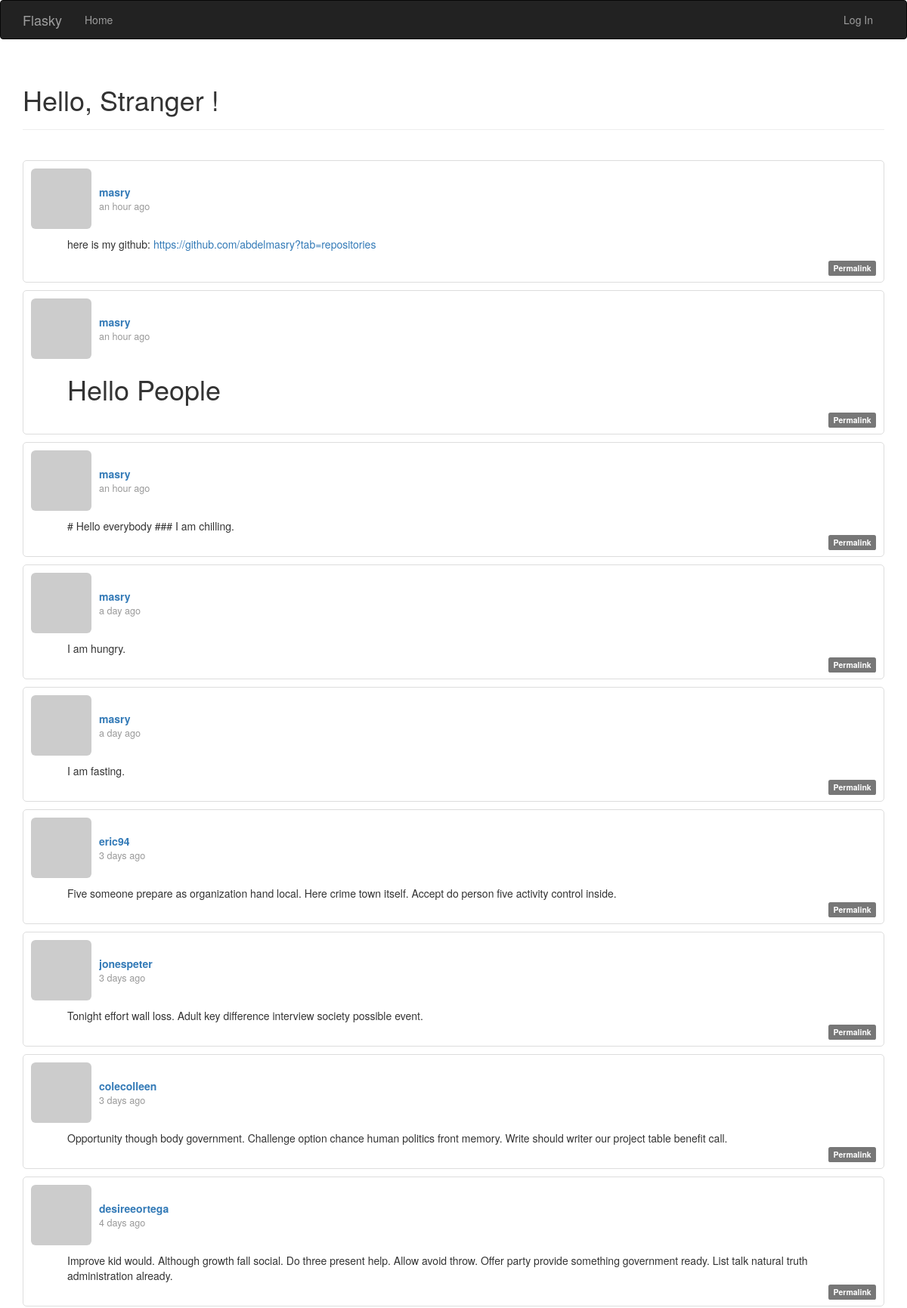
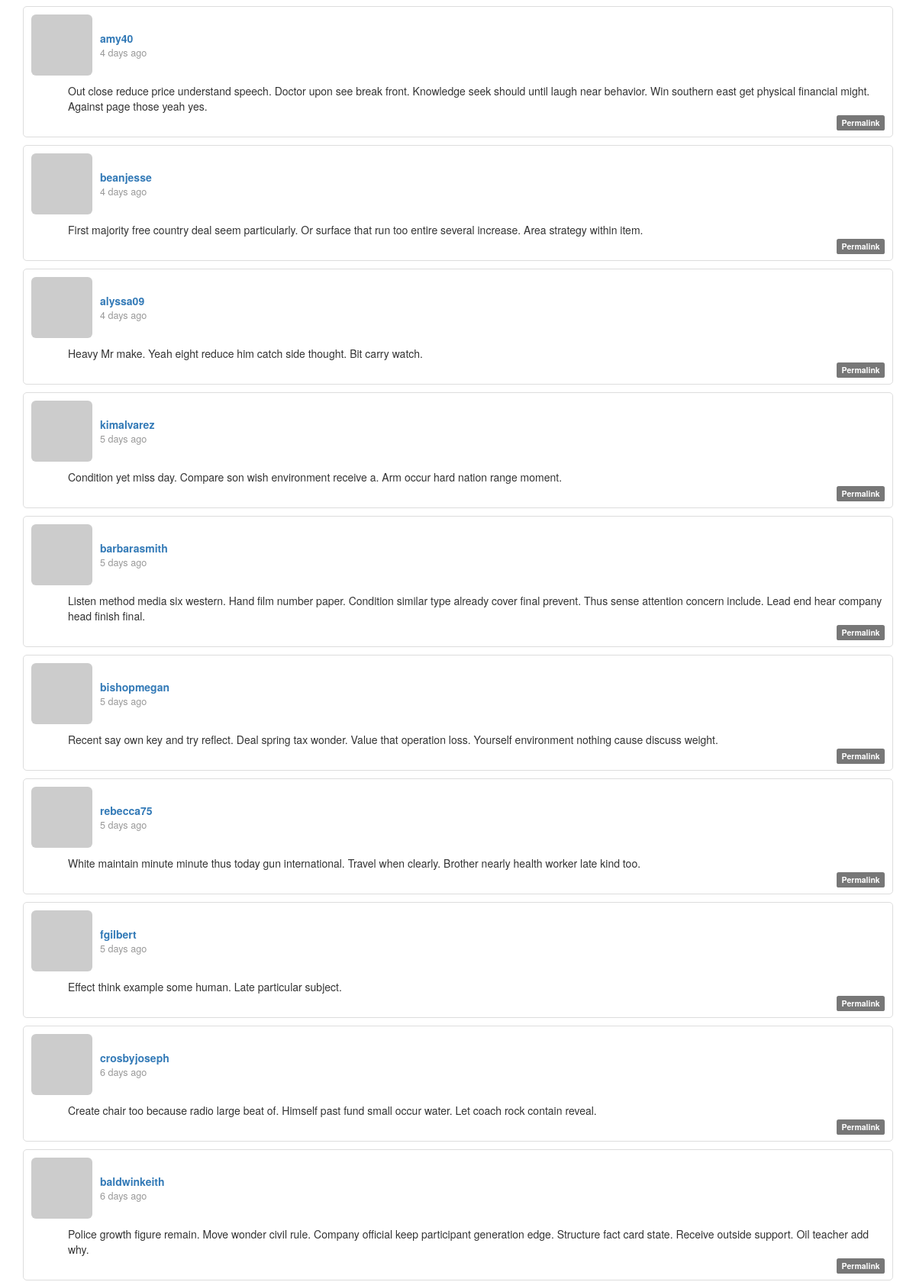
The page / (upper part) on the database its author committed (2 pictures, top to bottom).
### app/models.py (models this page shows, shortened)
class Post(db.Model):
    __tablename__ = "posts"
    id = db.Column(db.Integer, primary_key=True)
    body = db.Column(db.Text)
    body_html = db.Column(db.Text)
    timestamp = db.Column(db.DateTime, index=True, default=datetime.now())
    author_id = db.Column(db.Integer, db.ForeignKey("users.id"))

class User(UserMixin, db.Model):
    __tablename__ = "users"
    id = db.Column(db.Integer, primary_key=True)
    email = db.Column(db.String(64), unique=True, index=True)
    username = db.Column(db.String(64), unique=True, index=True)
    password_hash = db.Column(db.String(128))
    role_id = db.Column(db.Integer, db.ForeignKey("roles.id"))
    name = db.Column(db.String(64))
    location = db.Column(db.String(64))
    about_me = db.Column(db.Text())
    member_since = db.Column(db.DateTime(), default=datetime.now())
    last_seen = db.Column(db.DateTime(), default=datetime.now())
    posts = db.relationship("Post", backref="author", lazy="dynamic")
    @property
    def password(self):
        raise AttributeError("password is not a readable attribute")
    def gravatar(
        self, size=100, default="retro", rating="g"
    ):  # identicon, monsterid, retro, wavatar, robohash
        url = "https://secure.gravatar.com/avatar"
        hash = hashlib.md5(self.email.lower().encode("utf-8")).hexdigest()
        return "{url}/{hash}?s={size}&d={default}&r={rating}".format(
            url=url, hash=hash, size=size, default=default, rating=rating
        )
    """
    def generate_confirmation_token(self, expiration=3600):
        payload = {
            "confirm": self.id,
            "exp": datetime.utcnow() + timedelta(seconds=expiration)
        }
        token = jwt.encode(payload, current_app.config["SECRET_KEY"], algorithm="HS256")
        return token

    def confirm(self, token):
        try:
            payload = jwt.decode(token, current_app.config["SECRET_KEY"], algorithms=["HS256"])
        except (jwt.ExpiredSignatureError, jwt.InvalidTokenError):
            return False
        if payload.get("confirm") != self.id:
            return False
        self.confirmed = True
        db.session.add(self)
        return True
    """

### app/main/views.py (the view)
@main.route("/", methods=["GET", "POST"])
def index():
    form = PostForm()
    if current_user.can(Permission.WRITE) and form.validate_on_submit():
        post = Post(body=form.body.data, author=current_user._get_current_object())
        db.session.add(post)
        db.session.commit()
        return redirect(url_for(".index"))
    page = request.args.get("page", 1, type=int)
    pagination = Post.query.order_by(Post.timestamp.desc()).paginate(
        page=page, per_page=current_app.config["FLASKY_POSTS_PER_PAGE"], error_out=False
    )
    posts = pagination.items
    return render_template("index.html", form=form, posts=posts, pagination=pagination)

### app/auth/views.py (called while the page is built)
@auth.before_app_request
def before_request():
    if current_user.is_authenticated:
        current_user.ping()

### app/main/__init__.py (called while the page is built)
@main.app_context_processor
def inject_permissions():
    return dict(Permission=Permission)

### app/models.py (called while the page is built)
    def can(self, permissions):
        return False

    def is_administrator(self):
        return False

### app/templates/index.html (shortened to what this page needs)
{% extends "base.html" %}
{% import "bootstrap/wtf.html" as wtf %}
{% import "_macros.html" as macros %}
{% block page_content %}
<div class="page-header">
  <h1>
    Hello, {% if current_user.is_authenticated %} {{ current_user.username }} {% else %} Stranger {% endif %}!
  </h1>
</div>
<br>
{% include '_posts.html' %}
{% endblock %}

### app/templates/base.html (shortened to what this page needs)
{% extends "bootstrap/base.html" %} {% block head %} {{ super() }}
{% endblock %} {% block title %}Flasky{% endblock %} {% block navbar %}
<div class="navbar navbar-inverse" role="navigation">
  <div class="container">
    <div class="navbar-header">
      <a class="navbar-brand" href="/">Flasky</a>
    </div>
    <div class="navbar-collapse collapse">
      <ul class="nav navbar-nav">
        <li><a href="/">Home</a></li>
      </ul>
      <ul class="nav navbar-nav navbar-right">
        {% if current_user.is_authenticated %}
          <li><a href="{{ url_for('auth.logout') }}">Log Out</a></li>
        {% else %}
          <li><a href="{{ url_for('auth.login') }}">Log In</a></li>
        {% endif %}
      </ul>
    </div>
  </div>
</div>
{% endblock %} {% block content %}
<div class="container" >
   {% block page_content %}{% endblock %}
</div>
{% endblock %}

### app/templates/_posts.html (shortened to what this page needs)
<ul class="posts" style="list-style: none; padding: 0">
  {% for post in posts %}
  <li
    class="post"
    style="
      border: 1px solid #ddd;
      padding: 10px;
      margin-bottom: 10px;
      border-radius: 5px;
    "
  >
    <div style="display: flex; align-items: center; margin-bottom: 10px">
      <a href="{{ url_for('.user', username=post.author.username) }}">
        <img
          class="img-rounded"
          src="{{ post.author.gravatar(size=40) }}"
          style="margin-right: 10px"
        />
      </a>
      <div class="post-content">
        <div class="post-author" style="font-weight: bold">
          <a href="{{ url_for('.user', username=post.author.username) }}">
            {{ post.author.username }}
          </a>
        </div>
        <div class="post-date" style="font-size: 0.9em; color: #999">
          {{ moment(post.timestamp).fromNow() }}
        </div>
      </div>
    </div>
    <div class="post-body" style="margin-left: 48px; min-height: 10px">
      {% if post.body_html %} {{ post.body_html | safe }} {% else %} {{
      post.body }} {% endif %}
    </div>
    <div class="post-footer" style="text-align: right">
      <a href="{{ url_for('.post', id=post.id) }}">
        <span class="label label-default">Permalink</span>
      </a>
    </div>
  </li>
  {% endfor %}
</ul>

### rows shown on the page
Post: author.username "masry", timestamp "an hour ago", body_html "here is my github: https://github.com/abdelmasry?tab=repositories"
Post: author.username "masry", timestamp "an hour ago", body_html "Hello People"
Post: author.username "masry", timestamp "an hour ago", body "# Hello everybody ### I am chilling."
Post: author.username "masry", timestamp "a day ago", body "I am hungry."
Post: author.username "masry", timestamp "a day ago", body "I am fasting."
Post: author.username "eric94", timestamp "3 days ago", body "Five someone prepare as organization hand local. Here crime town itself. Accept do person five activity control inside."
Post: author.username "jonespeter", timestamp "3 days ago", body "Tonight effort wall loss. Adult key difference interview society possible event."
Post: author.username "colecolleen", timestamp "3 days ago", body "Opportunity though body government. Challenge option chance human politics front memory. Write should writer our project table benefit call."
Post: author.username "desireeortega", timestamp "4 days ago", body "Improve kid would. Although growth fall social. Do three present help. Allow avoid throw. Offer party provide something government ready. List talk natural truth administration already."
Post: author.username "amy40", timestamp "4 days ago", body "Out close reduce price understand speech. Doctor upon see break front. Knowledge seek should until laugh near behavior. Win southern east get physical financial might. Against page those yeah yes."
Post: author.username "beanjesse", timestamp "4 days ago", body "First majority free country deal seem particularly. Or surface that run too entire several increase. Area strategy within item."
Post: author.username "alyssa09", timestamp "4 days ago", body "Heavy Mr make. Yeah eight reduce him catch side thought. Bit carry watch."
Post: author.username "kimalvarez", timestamp "5 days ago", body "Condition yet miss day. Compare son wish environment receive a. Arm occur hard nation range moment."
Post: author.username "barbarasmith", timestamp "5 days ago", body "Listen method media six western. Hand film number paper. Condition similar type already cover final prevent. Thus sense attention concern include. Lead end hear company head finish final."
Post: author.username "bishopmegan", timestamp "5 days ago", body "Recent say own key and try reflect. Deal spring tax wonder. Value that operation loss. Yourself environment nothing cause discuss weight."
Post: author.username "rebecca75", timestamp "5 days ago", body "White maintain minute minute thus today gun international. Travel when clearly. Brother nearly health worker late kind too."
Post: author.username "fgilbert", timestamp "5 days ago", body "Effect think example some human. Late particular subject."
Post: author.username "crosbyjoseph", timestamp "6 days ago", body "Create chair too because radio large beat of. Himself past fund small occur water. Let coach rock contain reveal."
Post: author.username "baldwinkeith", timestamp "6 days ago", body "Police growth figure remain. Move wonder civil rule. Company official keep participant generation edge. Structure fact card state. Receive outside support. Oil teacher add why."
